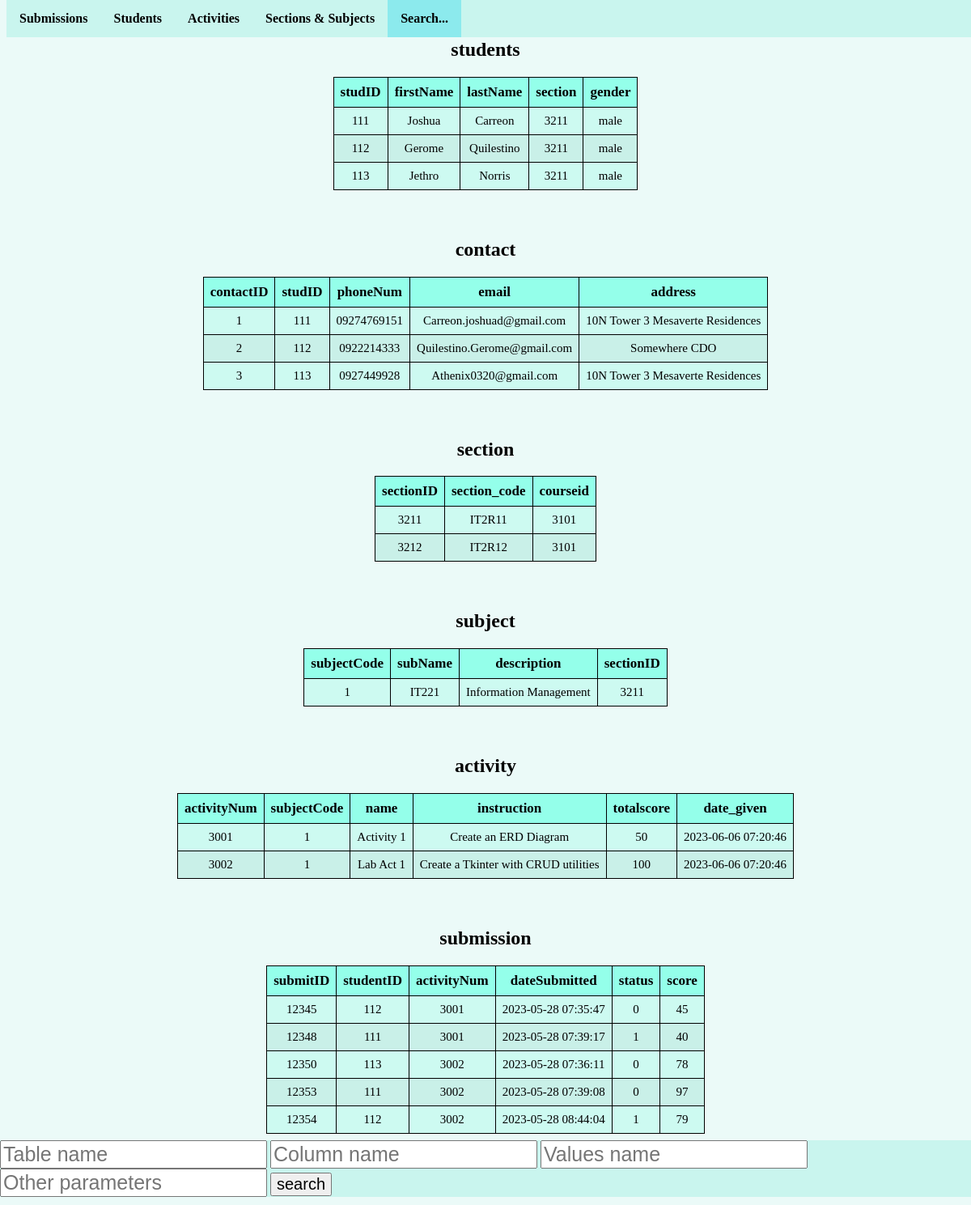
Page /searchbar.php on the earlier database version.
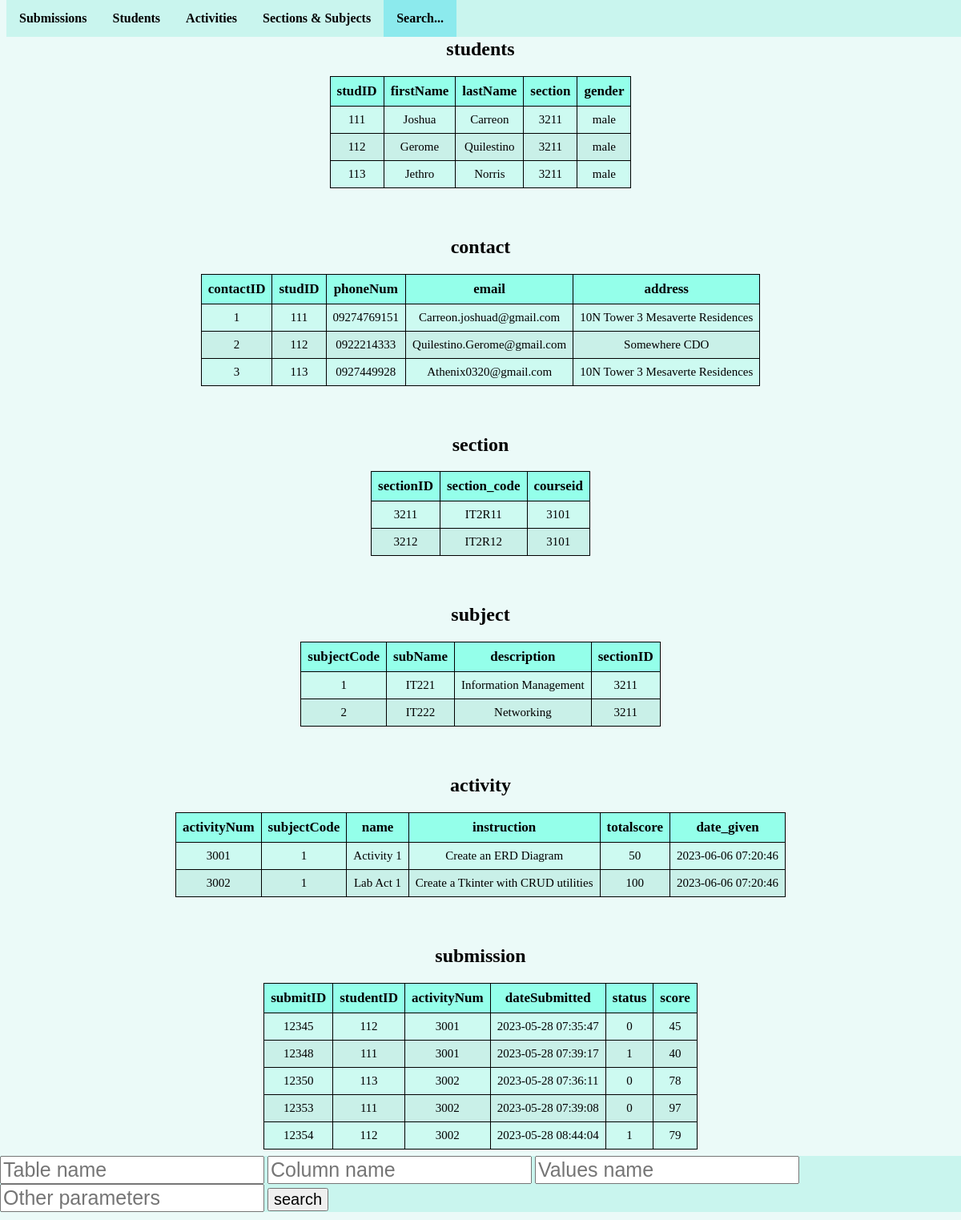
Same page on the later database version.
### tables this page shows
CREATE TABLE `students` (
  `studID` int(10) NOT NULL,
  `firstName` varchar(25) DEFAULT NULL,
  `lastName` varchar(25) DEFAULT NULL,
  `section` int(10) DEFAULT NULL,
  `gender` varchar(6) DEFAULT NULL
);

CREATE TABLE `contact` (
  `contactID` int(10) NOT NULL,
  `studID` int(10) DEFAULT NULL,
  `phoneNum` varchar(20) DEFAULT NULL,
  `email` varchar(50) DEFAULT NULL,
  `address` varchar(100) DEFAULT NULL
);

CREATE TABLE `section` (
  `sectionID` int(10) NOT NULL,
  `section_code` varchar(10) DEFAULT NULL,
  `courseid` int(10) DEFAULT NULL
);

CREATE TABLE `subject` (
  `subjectCode` int(5) NOT NULL,
  `subName` varchar(20) DEFAULT NULL,
  `description` text DEFAULT NULL,
  `sectionID` int(10) DEFAULT NULL
);

CREATE TABLE `activity` (
  `activityNum` int(10) NOT NULL,
  `subjectCode` int(5) DEFAULT NULL,
  `name` varchar(20) DEFAULT NULL,
  `instruction` text DEFAULT NULL,
  `totalscore` int(3) DEFAULT NULL,
  `date_given` timestamp NOT NULL DEFAULT current_timestamp() ON UPDATE current_timestamp()
);

CREATE TABLE `submission` (
  `submitID` int(10) NOT NULL,
  `studentID` int(10) DEFAULT NULL,
  `activityNum` int(10) DEFAULT NULL,
  `dateSubmitted` timestamp NOT NULL DEFAULT current_timestamp() ON UPDATE current_timestamp(),
  `status` tinyint(1) DEFAULT NULL,
  `score` int(3) DEFAULT NULL
);

### searchbar.php (the view, shortened to what this page needs)
<!DOCTYPE html>
<html>
<head>
	<link rel="stylesheet" href="style/style.css">
</head>
<body>
	<ul style="position:fixed;top:0;width:100%">
		<center>
  		<li><a href="index-change.php">Submissions</a></li>
  		<li><a href="addnew-student.php">Students</a></li>
  		<li><a href="addnew-activity.php">Activities</a></li>
  		<li><a href="addnew-section.php">Sections & Subjects</a></li>
  		<li><a class="active" href="searchbar.php">Search...</a></li>
  		</center>
	</ul>
	<div style="display:flex;flex-direction:column;align-items:center;justify-content: center" >
		<div style="margin:20px;text-align:center">
			<h2>students</h2>
			<table>
		  <thead>
		    <tr>
		    	<th>studID</th>
		      	<th>firstName</th>
		      	<th>lastName</th>
		      	<th>section</th>
		      	<th>gender</th>
		    </tr>
		  </thead>
		  <tbody>
		  		<?php
		  		include "connection.php";
		  		$sql = "SELECT * FROM students;";
		  		$result = mysqli_query($conn, $sql);
		  		while ($row = mysqli_fetch_assoc($result)) {
		  			?>
		  			<tr>
				      <td><?php echo $row['studID'] ?></td>
				      <td><?php echo $row['firstName'] ?></td>
				      <td><?php echo $row['lastName'] ?></td>
				      <td><?php echo $row['section'] ?></td>
				      <td><?php echo $row['gender'] ?></td>
				    </tr>
		  		<?php
		  		}
		  	?>
		  			</tbody>
				</table>
		</div>
		<div style="margin:20px;text-align:center">
			<h2>contact</h2>
			<table>
		  <thead>
		    <tr>
		    	<th>contactID</th>
		      	<th>studID</th>
		      	<th>phoneNum</th>
		      	<th>email</th>
		      	<th>address</th>
		    </tr>
		  </thead>
		  <tbody>
		  	<?php
		  		$sql = "SELECT * FROM contact;";
		  		$result = mysqli_query($conn, $sql);
		  		while ($row = mysqli_fetch_assoc($result)) {
		  			?>
		  			<tr>
				      <td><?php echo $row['contactID'] ?></td>
				      <td><?php echo $row['studID'] ?></td>
				      <td><?php echo $row['phoneNum'] ?></td>
				      <td><?php echo $row['email'] ?></td>
				      <td><?php echo $row['address'] ?></td>
				    </tr>
		  		<?php
		  		}
		  	?>
		  </tbody>
		</table>
		</div>
		<div style="margin:20px;text-align:center">
			<h2>section</h2>
			<table>
		  <thead>
		    <tr>
		    	<th>sectionID</th>
		      	<th>section_code</th>
		      	<th>courseid</th>
		    </tr>
		  </thead>
		  <tbody>
		  	<?php
		  		$sql = "SELECT * FROM section;";
		  		$result = mysqli_query($conn, $sql);
		  		while ($row = mysqli_fetch_assoc($result)) {
		  			?>
		  			<tr>
				      <td><?php echo $row['sectionID'] ?></td>
				      <td><?php echo $row['section_code'] ?></td>
				      <td><?php echo $row['courseid'] ?></td>
				    </tr>
		  		<?php
		  		}
		  	?>
		  </tbody>
		</table>
		</div>
		<div style="margin:20px;text-align:center">
			<h2>subject</h2>
			<table>
		  <thead>
		    <tr>
		    	<th>subjectCode</th>
		      	<th>subName</th>
		      	<th>description</th>
		      	<th>sectionID</th>
		    </tr>
		  </thead>
		  <tbody>
		  	<?php
		  		$sql = "SELECT * FROM subject;";
		  		$result = mysqli_query($conn, $sql);
		  		while ($row = mysqli_fetch_assoc($result)) {
		  			?>
		  			<tr>
				      <td><?php echo $row['subjectCode'] ?></td>
				      <td><?php echo $row['subName'] ?></td>
				      <td><?php echo $row['description'] ?></td>
				      <td><?php echo $row['sectionID'] ?></td>
				    </tr>
		  		<?php
		  		}
		  	?>
		  </tbody>
		</table>
		</div>
		<div style="margin:20px;text-align:center">
			<h2>activity</h2>
			<table>
		  <thead>
		    <tr>
		    	<th>activityNum</th>
		      	<th>subjectCode</th>
		      	<th>name</th>
		      	<th>instruction</th>
		      	<th>totalscore</th>
		      	<th>date_given</th>
		    </tr>
		  </thead>
		  <tbody>
		  	<?php
		  		$sql = "SELECT * FROM activity;";
		  		$result = mysqli_query($conn, $sql);
		  		while ($row = mysqli_fetch_assoc($result)) {
		  			?>
		  			<tr>
				      <td><?php echo $row['activityNum'] ?></td>
				      <td><?php echo $row['subjectCode'] ?></td>
				      <td><?php echo $row['name'] ?></td>
				      <td><?php echo $row['instruction'] ?></td>
				      <td><?php echo $row['totalscore'] ?></td>
				      <td><?php echo $row['date_given'] ?></td>
				    </tr>
		  		<?php
		  		}
		  	?>
		  </tbody>
		</table>
		</div>
		<div style="margin:20px;text-align:center;margin-bottom:80px">
			<h2>submission</h2>
			<table>
		  <thead>
		    <tr>
		    	<th>submitID</th>
		      	<th>studentID</th>
		      	<th>activityNum</th>
		      	<th>dateSubmitted</th>
		      	<th>status</th>
		      	<th>score</th>
		    </tr>
		  </thead>
		  <tbody>
		  	<?php
		  		$sql = "SELECT * FROM submission;";
		  		$result = mysqli_query($conn, $sql);
		  		while ($row = mysqli_fetch_assoc($result)) {
		  			?>
		  			<tr>
				      <td><?php echo $row['submitID'] ?></td>
				      <td><?php echo $row['studentID'] ?></td>
				      <td><?php echo $row['activityNum'] ?></td>
				      <td><?php echo $row['dateSubmitted'] ?></td>
				      <td><?php echo $row['status'] ?></td>
				      <td><?php echo $row['score'] ?></td>
				    </tr>
		  		<?php
		  		}
		  	?>
		  </tbody>
		</table>
		</div>
	</div>
	<div class="flex-container">
		<div class="mightybond" style="position:fixed;bottom:10px;background-color:#c9f5ee;">
			<div>
				<input type="text" name="table" id="table" style="font-size:25px" placeholder="Table name">
				<input type="text" name="column" id="column" style="font-size:25px" placeholder="Column name">
				<input type="text" name="value" id="value" style="font-size:25px" placeholder="Values name">
				<input type="text" name="other" id="other" style="font-size:25px" placeholder="Other parameters">
				<input type="button" value="search" onclick="search()" style="font-size:20px">
			</div>
		</div>
	</div>
</body>
</html>

### style/style.css (style rules this page uses)
ul { list-style-type: none; margin: 0; padding: 0; overflow: hidden; background-color: #c9f5ee; }
li { float: left; }
li a { display: block; color: black; text-align: center; padding: 14px 16px; font-weight:bold; text-decoration:unset; }
.active { background-color: #8ceaed; }
table { border-collapse: collapse; border-spacing: 0; width: 100%; border: 1px solid #ddd; }
th { background-color: #94ffea; border:1px solid; padding:8px; font-size:17px; }
td { border:1px solid; padding:8px; font-size:15px; }
.flex-container { display:flex; justify-content:center; align-items:center; flex-direction:column; }
body { background-color:#ebfaf8 }
tr:nth-child(even) { background-color: #c9f0e8 }
tr:nth-child(odd) { background-color: #cdfaf1 }

Differences in the rows shown:
added subject: subjectCode "2", subName "IT222", description "Networking", sectionID "3211"
